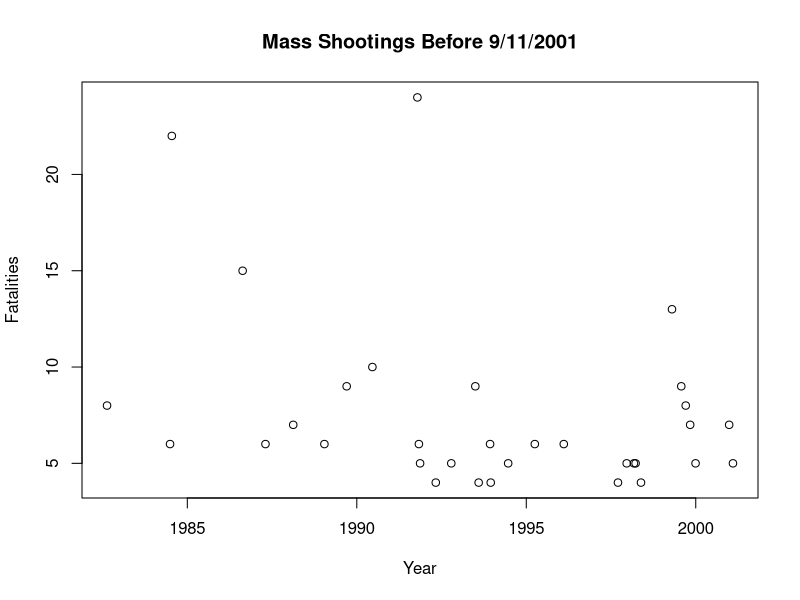
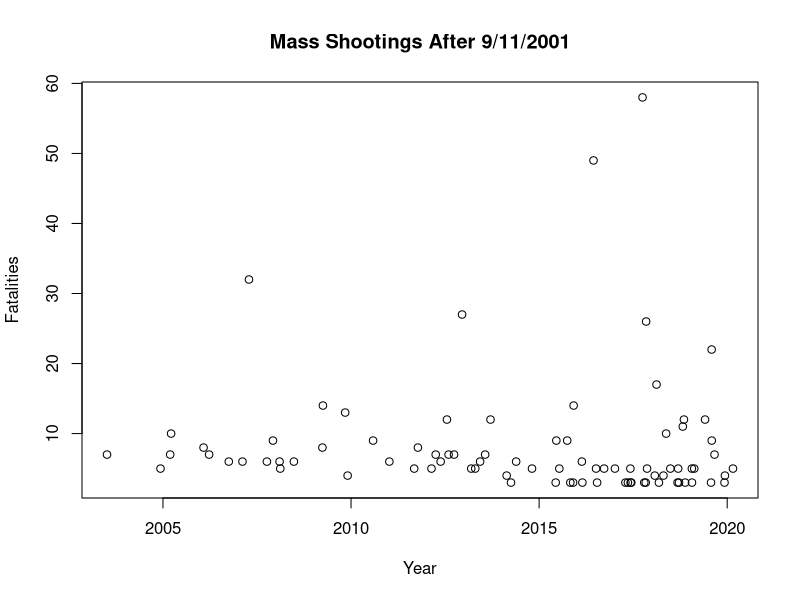

The R script that drew these images, in order:
## ---- chunk 1
shootings.dataset<-read.csv("data.csv") #importing the dataset 
## ---- chunk 2
# install.packages('dplyr') this package contains the mutate function which we used below 

library(dplyr)

shootings.dataset <- mutate(shootings.dataset, date= as.Date(date, format = "%m/%d/%Y"))
shootings.dataset$date # converting the dates in the data set to actual dates in R
## ---- chunk 3
a <- shootings.dataset[86:118, 3]

b <- shootings.dataset[86:118, 5]

plot(a, b, main = "Mass Shootings Before 9/11/2001",xlab = "Year", ylab = "Fatalities")
## ---- chunk 4
x <- shootings.dataset[1:85, 3]

y <- shootings.dataset[1:85, 5]

plot(x, y,main = "Mass Shootings After 9/11/2001", xlab = "Year", ylab = "Fatalities")
